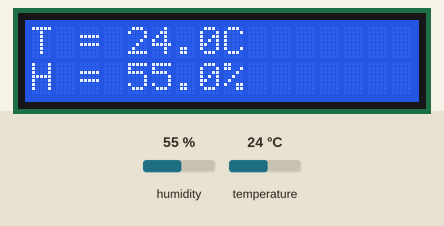
This sketch was run on a simulated Arduino Uno, built with avr-gcc and run on an emulated ATmega328P. Parts: 16×2 character LCD. The test bench sets the inputs (shaded band); at power-on: humidity 55 %, temperature 24 °C.

Above: at 2.8 s.
2.9 s: humidity set to 22 %
At 5.6 s:
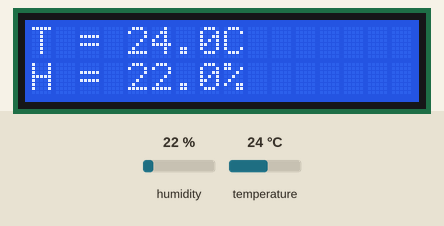
6.0 s: temperature set to 12 °C
At 7.5 s:
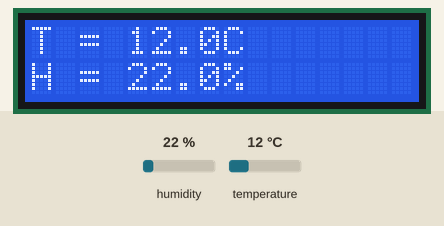
8.3 s: humidity set to 40 %
At 10.2 s:
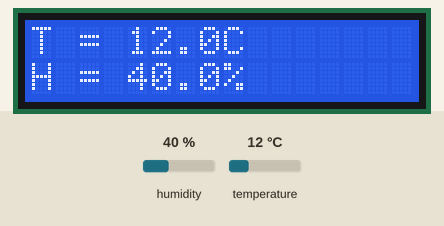
10.5 s: temperature set to 19 °C
At 12.4 s:
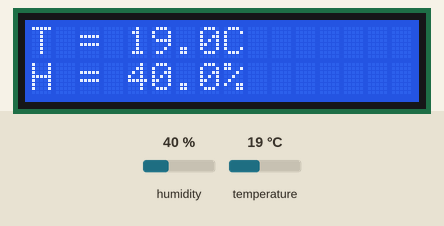
Timing chart, 0 to 13.8 s (numbered marks = the images above; inputs shaded):
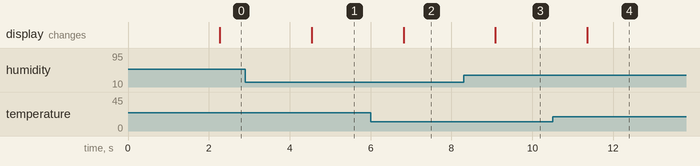

The sketch:

3_dht_read_with_lcd.ino
```cpp
#include <LiquidCrystal.h>
#include <dht_nonblocking.h>

/* pin setup for LCD */
LiquidCrystal lcd(7, 8, 9, 10, 11,12);

/* pin setup for DHT */
#define DHT_SENSOR_TYPE DHT_TYPE_11
static const int DHT_SENSOR_PIN = 4;
DHT_nonblocking dht_sensor( DHT_SENSOR_PIN, DHT_SENSOR_TYPE );

void setup() {
  Serial.begin( 9600);
	lcd.begin(16, 2);	// Set up the LCD's number of columns and rows:
}

void loop() {
  float temperature;
  float humidity;

  if(dht_sensor.measure(&temperature, &humidity)){
    lcd.setCursor(0, 0);
    lcd.print( "T = " );
    lcd.print( temperature, 1 );
    lcd.print( "C" );
    lcd.setCursor(0, 1);
    lcd.print("H = ");
    lcd.print( humidity, 1 );
    lcd.print( "%" );
  }

	//lcd.setCursor(0, 1);	// Set the position of the cursor
	//lcd.print(millis() / 1000);	// print the number of seconds since reset:
}
```

Measured:
- after the input at 2.9 s, the display: changes after 1.6 s (image 1)
- after the input at 6.0 s, the display: changes after 0.81 s (image 2)
- after the input at 8.3 s, the display: changes after 0.78 s (image 3)
- after the input at 10.5 s, the display: changes after 0.85 s (image 4)
